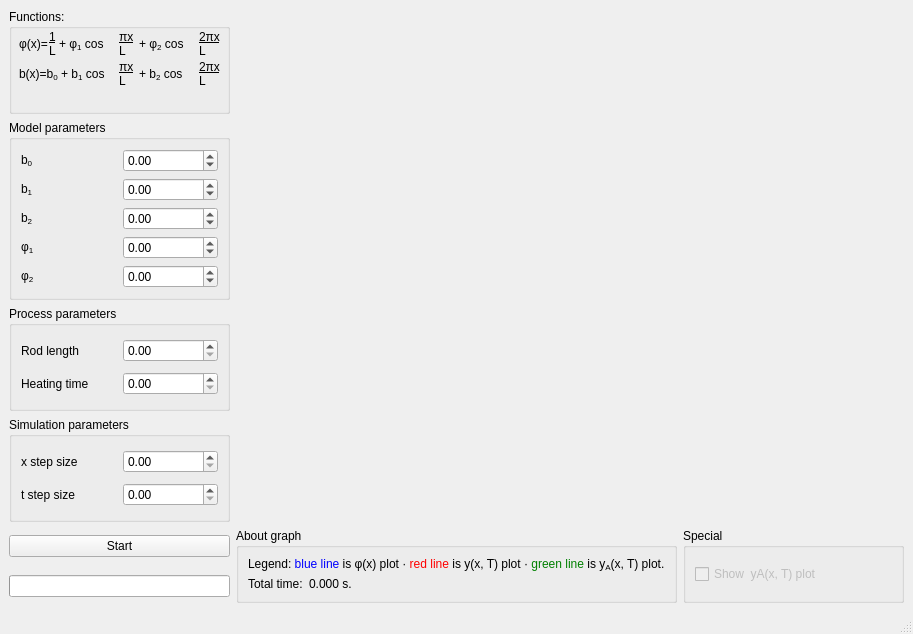
<?xml version="1.0" encoding="UTF-8"?>
<ui version="4.0">
 <class>MainWindow</class>
 <widget class="QMainWindow" name="MainWindow">
  <property name="geometry">
   <rect>
    <x>0</x>
    <y>0</y>
    <width>913</width>
    <height>634</height>
   </rect>
  </property>
  <property name="sizePolicy">
   <sizepolicy hsizetype="Fixed" vsizetype="Fixed">
    <horstretch>0</horstretch>
    <verstretch>0</verstretch>
   </sizepolicy>
  </property>
  <property name="baseSize">
   <size>
    <width>913</width>
    <height>634</height>
   </size>
  </property>
  <property name="windowTitle">
   <string>Simulation of the rod heating process</string>
  </property>
  <widget class="QWidget" name="centralwidget">
   <layout class="QGridLayout" name="gridLayout">
    <item row="2" column="0">
     <widget class="QGroupBox" name="groupBox_3">
      <property name="sizePolicy">
       <sizepolicy hsizetype="Minimum" vsizetype="Preferred">
        <horstretch>0</horstretch>
        <verstretch>0</verstretch>
       </sizepolicy>
      </property>
      <property name="title">
       <string>Process parameters</string>
      </property>
      <layout class="QGridLayout" name="gridLayout_3">
       <item row="0" column="0">
        <widget class="QLabel" name="label_16">
         <property name="text">
          <string>Rod length</string>
         </property>
        </widget>
       </item>
       <item row="0" column="1">
        <widget class="QDoubleSpinBox" name="param_l">
         <property name="maximum">
          <double>1000000.000000000000000</double>
         </property>
        </widget>
       </item>
       <item row="1" column="0">
        <widget class="QLabel" name="label_17">
         <property name="text">
          <string>Heating time</string>
         </property>
        </widget>
       </item>
       <item row="1" column="1">
        <widget class="QDoubleSpinBox" name="param_t">
         <property name="maximum">
          <double>1000000.000000000000000</double>
         </property>
        </widget>
       </item>
      </layout>
     </widget>
    </item>
    <item row="5" column="0">
     <widget class="QProgressBar" name="progress">
      <property name="sizePolicy">
       <sizepolicy hsizetype="Minimum" vsizetype="Fixed">
        <horstretch>0</horstretch>
        <verstretch>0</verstretch>
       </sizepolicy>
      </property>
      <property name="value">
       <number>0</number>
      </property>
      <property name="textVisible">
       <bool>false</bool>
      </property>
      <property name="orientation">
       <enum>Qt::Horizontal</enum>
      </property>
      <property name="invertedAppearance">
       <bool>false</bool>
      </property>
      <property name="textDirection">
       <enum>QProgressBar::TopToBottom</enum>
      </property>
      <property name="format">
       <string>%p%</string>
      </property>
     </widget>
    </item>
    <item row="1" column="0">
     <widget class="QGroupBox" name="groupBox_2">
      <property name="sizePolicy">
       <sizepolicy hsizetype="Minimum" vsizetype="Preferred">
        <horstretch>0</horstretch>
        <verstretch>0</verstretch>
       </sizepolicy>
      </property>
      <property name="title">
       <string>Model parameters</string>
      </property>
      <layout class="QGridLayout" name="gridLayout_2">
       <item row="0" column="0">
        <widget class="QLabel" name="label_7">
         <property name="text">
          <string>b&lt;sub&gt;0&lt;/sub&gt;</string>
         </property>
        </widget>
       </item>
       <item row="0" column="1">
        <widget class="QDoubleSpinBox" name="param_b0">
         <property name="minimum">
          <double>-1000000.000000000000000</double>
         </property>
         <property name="maximum">
          <double>1000000.000000000000000</double>
         </property>
        </widget>
       </item>
       <item row="1" column="0">
        <widget class="QLabel" name="label_8">
         <property name="text">
          <string>b&lt;sub&gt;1&lt;/sub&gt;</string>
         </property>
        </widget>
       </item>
       <item row="1" column="1">
        <widget class="QDoubleSpinBox" name="param_b1">
         <property name="minimum">
          <double>-1000000.000000000000000</double>
         </property>
         <property name="maximum">
          <double>1000000.000000000000000</double>
         </property>
        </widget>
       </item>
       <item row="2" column="0">
        <widget class="QLabel" name="label_13">
         <property name="text">
          <string>b&lt;sub&gt;2&lt;/sub&gt;</string>
         </property>
        </widget>
       </item>
       <item row="2" column="1">
        <widget class="QDoubleSpinBox" name="param_b2">
         <property name="minimum">
          <double>-1000000.000000000000000</double>
         </property>
         <property name="maximum">
          <double>1000000.000000000000000</double>
         </property>
        </widget>
       </item>
       <item row="3" column="0">
        <widget class="QLabel" name="label_14">
         <property name="text">
          <string>φ&lt;sub&gt;1&lt;/sub&gt;</string>
         </property>
        </widget>
       </item>
       <item row="3" column="1">
        <widget class="QDoubleSpinBox" name="param_phi1">
         <property name="minimum">
          <double>-1000000.000000000000000</double>
         </property>
         <property name="maximum">
          <double>1000000.000000000000000</double>
         </property>
        </widget>
       </item>
       <item row="4" column="0">
        <widget class="QLabel" name="label_15">
         <property name="text">
          <string>φ&lt;sub&gt;2&lt;/sub&gt;</string>
         </property>
        </widget>
       </item>
       <item row="4" column="1">
        <widget class="QDoubleSpinBox" name="param_phi2">
         <property name="minimum">
          <double>-1000000.000000000000000</double>
         </property>
         <property name="maximum">
          <double>1000000.000000000000000</double>
         </property>
         <property name="value">
          <double>0.000000000000000</double>
         </property>
        </widget>
       </item>
      </layout>
     </widget>
    </item>
    <item row="4" column="0">
     <widget class="QPushButton" name="button_start">
      <property name="enabled">
       <bool>true</bool>
      </property>
      <property name="text">
       <string>Start</string>
      </property>
     </widget>
    </item>
    <item row="4" column="2" rowspan="2">
     <widget class="QGroupBox" name="groupBox_7">
      <property name="sizePolicy">
       <sizepolicy hsizetype="Minimum" vsizetype="Minimum">
        <horstretch>0</horstretch>
        <verstretch>0</verstretch>
       </sizepolicy>
      </property>
      <property name="title">
       <string>Special</string>
      </property>
      <layout class="QVBoxLayout" name="verticalLayout_2">
       <item>
        <widget class="QCheckBox" name="check_show">
         <property name="enabled">
          <bool>false</bool>
         </property>
         <property name="sizePolicy">
          <sizepolicy hsizetype="Minimum" vsizetype="Preferred">
           <horstretch>0</horstretch>
           <verstretch>0</verstretch>
          </sizepolicy>
         </property>
         <property name="text">
          <string>Show  yA(x, T) plot</string>
         </property>
        </widget>
       </item>
      </layout>
     </widget>
    </item>
    <item row="0" column="0">
     <widget class="QGroupBox" name="groupBox">
      <property name="sizePolicy">
       <sizepolicy hsizetype="Minimum" vsizetype="Preferred">
        <horstretch>0</horstretch>
        <verstretch>0</verstretch>
       </sizepolicy>
      </property>
      <property name="title">
       <string>Functions:</string>
      </property>
      <widget class="QLabel" name="label">
       <property name="geometry">
        <rect>
         <x>10</x>
         <y>20</y>
         <width>31</width>
         <height>31</height>
        </rect>
       </property>
       <property name="text">
        <string>φ(x)=</string>
       </property>
       <property name="textFormat">
        <enum>Qt::RichText</enum>
       </property>
      </widget>
      <widget class="QLabel" name="label_2">
       <property name="geometry">
        <rect>
         <x>40</x>
         <y>20</y>
         <width>16</width>
         <height>31</height>
        </rect>
       </property>
       <property name="text">
        <string>&lt;u&gt;1&lt;/u&gt;&lt;br&gt;L</string>
       </property>
      </widget>
      <widget class="QLabel" name="label_3">
       <property name="geometry">
        <rect>
         <x>50</x>
         <y>20</y>
         <width>51</width>
         <height>31</height>
        </rect>
       </property>
       <property name="text">
        <string>&lt;html&gt;&lt;head/&gt;&lt;body&gt;&lt;p&gt;+ φ&lt;span style=&quot; vertical-align:sub;&quot;&gt;1&lt;/span&gt; cos&lt;/p&gt;&lt;/body&gt;&lt;/html&gt;</string>
       </property>
       <property name="textFormat">
        <enum>Qt::RichText</enum>
       </property>
      </widget>
      <widget class="QLabel" name="label_4">
       <property name="geometry">
        <rect>
         <x>110</x>
         <y>20</y>
         <width>16</width>
         <height>31</height>
        </rect>
       </property>
       <property name="text">
        <string>&lt;u&gt;&lt;span style=&quot;font-family:'Times';font-size:12px&quot;&gt;π&lt;/span&gt;x&lt;/u&gt;&lt;br&gt;L</string>
       </property>
      </widget>
      <widget class="QLabel" name="label_5">
       <property name="geometry">
        <rect>
         <x>130</x>
         <y>20</y>
         <width>51</width>
         <height>31</height>
        </rect>
       </property>
       <property name="text">
        <string>&lt;html&gt;&lt;head/&gt;&lt;body&gt;&lt;p&gt;+ φ&lt;span style=&quot; vertical-align:sub;&quot;&gt;2&lt;/span&gt; cos&lt;/p&gt;&lt;/body&gt;&lt;/html&gt;</string>
       </property>
       <property name="textFormat">
        <enum>Qt::RichText</enum>
       </property>
      </widget>
      <widget class="QLabel" name="label_6">
       <property name="geometry">
        <rect>
         <x>190</x>
         <y>20</y>
         <width>21</width>
         <height>31</height>
        </rect>
       </property>
       <property name="text">
        <string>&lt;u&gt;2&lt;span style=&quot;font-family:'Times';font-size:12px&quot;&gt;π&lt;/span&gt;x&lt;/u&gt;&lt;br&gt;L</string>
       </property>
      </widget>
      <widget class="QLabel" name="label_9">
       <property name="geometry">
        <rect>
         <x>10</x>
         <y>50</y>
         <width>101</width>
         <height>31</height>
        </rect>
       </property>
       <property name="text">
        <string>&lt;html&gt;&lt;head/&gt;&lt;body&gt;&lt;p&gt;b(x)=b&lt;span style=&quot; vertical-align:sub;&quot;&gt;0&lt;/span&gt; + b&lt;span style=&quot; vertical-align:sub;&quot;&gt;1&lt;/span&gt; cos&lt;/p&gt;&lt;/body&gt;&lt;/html&gt;</string>
       </property>
       <property name="textFormat">
        <enum>Qt::RichText</enum>
       </property>
      </widget>
      <widget class="QLabel" name="label_10">
       <property name="geometry">
        <rect>
         <x>130</x>
         <y>50</y>
         <width>51</width>
         <height>31</height>
        </rect>
       </property>
       <property name="text">
        <string>&lt;html&gt;&lt;head/&gt;&lt;body&gt;&lt;p&gt;+ b&lt;span style=&quot; vertical-align:sub;&quot;&gt;2&lt;/span&gt; cos&lt;/p&gt;&lt;/body&gt;&lt;/html&gt;</string>
       </property>
       <property name="textFormat">
        <enum>Qt::RichText</enum>
       </property>
      </widget>
      <widget class="QLabel" name="label_11">
       <property name="geometry">
        <rect>
         <x>190</x>
         <y>50</y>
         <width>21</width>
         <height>31</height>
        </rect>
       </property>
       <property name="text">
        <string>&lt;u&gt;2&lt;span style=&quot;font-family:'Times';font-size:12px&quot;&gt;π&lt;/span&gt;x&lt;/u&gt;&lt;br&gt;L</string>
       </property>
      </widget>
      <widget class="QLabel" name="label_12">
       <property name="geometry">
        <rect>
         <x>110</x>
         <y>50</y>
         <width>16</width>
         <height>31</height>
        </rect>
       </property>
       <property name="text">
        <string>&lt;u&gt;&lt;span style=&quot;font-family:'Times';font-size:12px&quot;&gt;π&lt;/span&gt;x&lt;/u&gt;&lt;br&gt;L</string>
       </property>
      </widget>
     </widget>
    </item>
    <item row="3" column="0">
     <widget class="QGroupBox" name="groupBox_4">
      <property name="sizePolicy">
       <sizepolicy hsizetype="Minimum" vsizetype="Preferred">
        <horstretch>0</horstretch>
        <verstretch>0</verstretch>
       </sizepolicy>
      </property>
      <property name="title">
       <string>Simulation parameters</string>
      </property>
      <layout class="QGridLayout" name="gridLayout_4">
       <item row="0" column="0">
        <widget class="QLabel" name="label_18">
         <property name="text">
          <string>x step size</string>
         </property>
        </widget>
       </item>
       <item row="0" column="1">
        <widget class="QDoubleSpinBox" name="step_x">
         <property name="maximum">
          <double>1000000.000000000000000</double>
         </property>
        </widget>
       </item>
       <item row="1" column="0">
        <widget class="QLabel" name="label_19">
         <property name="text">
          <string>t step size</string>
         </property>
        </widget>
       </item>
       <item row="1" column="1">
        <widget class="QDoubleSpinBox" name="step_t">
         <property name="maximum">
          <double>1000000.000000000000000</double>
         </property>
        </widget>
       </item>
      </layout>
     </widget>
    </item>
    <item row="4" column="1" rowspan="2">
     <widget class="QGroupBox" name="groupBox_6">
      <property name="sizePolicy">
       <sizepolicy hsizetype="Preferred" vsizetype="Minimum">
        <horstretch>0</horstretch>
        <verstretch>0</verstretch>
       </sizepolicy>
      </property>
      <property name="title">
       <string>About graph</string>
      </property>
      <layout class="QGridLayout" name="gridLayout_5">
       <item row="2" column="0">
        <widget class="QLabel" name="label_21">
         <property name="sizePolicy">
          <sizepolicy hsizetype="Fixed" vsizetype="Minimum">
           <horstretch>0</horstretch>
           <verstretch>0</verstretch>
          </sizepolicy>
         </property>
         <property name="text">
          <string>Total time:</string>
         </property>
        </widget>
       </item>
       <item row="2" column="1">
        <widget class="QLabel" name="comp_time">
         <property name="sizePolicy">
          <sizepolicy hsizetype="Minimum" vsizetype="Preferred">
           <horstretch>0</horstretch>
           <verstretch>0</verstretch>
          </sizepolicy>
         </property>
         <property name="text">
          <string>0.000 s.</string>
         </property>
        </widget>
       </item>
       <item row="0" column="0" colspan="2">
        <widget class="QLabel" name="label_20">
         <property name="sizePolicy">
          <sizepolicy hsizetype="Minimum" vsizetype="Preferred">
           <horstretch>0</horstretch>
           <verstretch>0</verstretch>
          </sizepolicy>
         </property>
         <property name="text">
          <string>&lt;html&gt;&lt;head/&gt;&lt;body&gt;&lt;p&gt;Legend: &lt;span style=&quot; color:#0000ff;&quot;&gt;blue line&lt;/span&gt; is φ(x) plot · &lt;span style=&quot; color:#ff0000;&quot;&gt;red line&lt;/span&gt; is y(x, T) plot · &lt;span style=&quot; color:#008000;&quot;&gt;green line&lt;/span&gt; is y&lt;span style=&quot; vertical-align:sub;&quot;&gt;A&lt;/span&gt;(x, T) plot.&lt;/p&gt;&lt;/body&gt;&lt;/html&gt;</string>
         </property>
         <property name="textFormat">
          <enum>Qt::RichText</enum>
         </property>
        </widget>
       </item>
      </layout>
     </widget>
    </item>
    <item row="0" column="1" rowspan="4" colspan="2">
     <widget class="QCustomPlot" name="plot" native="true">
      <property name="sizePolicy">
       <sizepolicy hsizetype="Expanding" vsizetype="Expanding">
        <horstretch>0</horstretch>
        <verstretch>0</verstretch>
       </sizepolicy>
      </property>
     </widget>
    </item>
   </layout>
  </widget>
  <widget class="QStatusBar" name="statusbar"/>
 </widget>
 <customwidgets>
  <customwidget>
   <class>QCustomPlot</class>
   <extends>QWidget</extends>
   <header>qcustomplot.h</header>
   <container>1</container>
  </customwidget>
 </customwidgets>
 <resources/>
 <connections/>
</ui>
